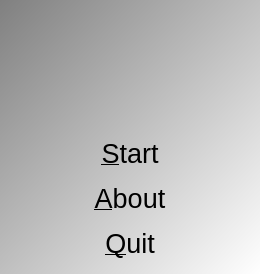
<?xml version="1.0" encoding="UTF-8"?>
<ui version="4.0">
 <class>QtToolTestSimpleLinearRegressionMenuDialog</class>
 <widget class="QDialog" name="QtToolTestSimpleLinearRegressionMenuDialog">
  <property name="geometry">
   <rect>
    <x>0</x>
    <y>0</y>
    <width>260</width>
    <height>274</height>
   </rect>
  </property>
  <property name="font">
   <font>
    <pointsize>20</pointsize>
   </font>
  </property>
  <property name="styleSheet">
   <string notr="true">QDialog { 
background-color: qlineargradient(x1: 0, y1: 0, x2: 1, y2: 1, stop: 0  #808080, stop: 1 #ffffff);
}</string>
  </property>
  <layout class="QGridLayout" name="gridLayout">
   <item row="3" column="0">
    <widget class="QPushButton" name="button_quit">
     <property name="text">
      <string>&amp;Quit</string>
     </property>
     <property name="flat">
      <bool>true</bool>
     </property>
    </widget>
   </item>
   <item row="2" column="0">
    <widget class="QPushButton" name="button_about">
     <property name="text">
      <string>&amp;About</string>
     </property>
     <property name="flat">
      <bool>true</bool>
     </property>
    </widget>
   </item>
   <item row="1" column="0">
    <widget class="QPushButton" name="button_start">
     <property name="text">
      <string>&amp;Start</string>
     </property>
     <property name="flat">
      <bool>true</bool>
     </property>
    </widget>
   </item>
   <item row="0" column="0">
    <widget class="QLabel" name="label">
     <property name="text">
      <string/>
     </property>
     <property name="pixmap">
      <pixmap resource="ToolTestSimpleLinearRegression.qrc">:/images/ToolTestSimpleLinearRegressionWelcome.png</pixmap>
     </property>
    </widget>
   </item>
  </layout>
 </widget>
 <tabstops>
  <tabstop>button_start</tabstop>
  <tabstop>button_about</tabstop>
  <tabstop>button_quit</tabstop>
 </tabstops>
 <resources>
  <include location="ToolTestSimpleLinearRegression.qrc"/>
 </resources>
 <connections/>
</ui>
